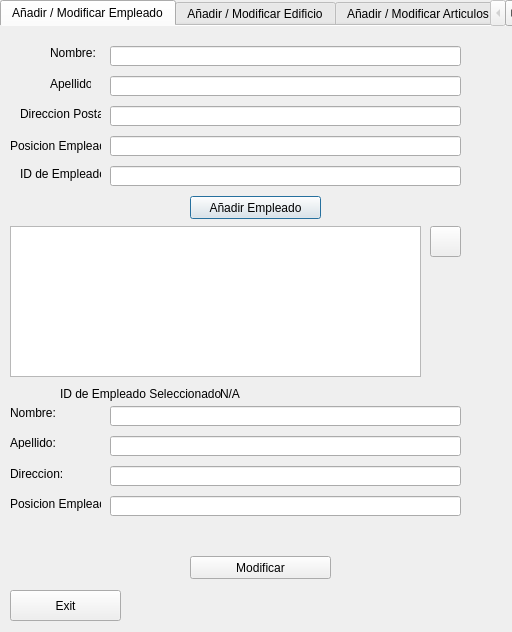
<?xml version="1.0" encoding="UTF-8"?>
<ui version="4.0">
 <class>Dialog</class>
 <widget class="QDialog" name="Dialog">
  <property name="geometry">
   <rect>
    <x>0</x>
    <y>0</y>
    <width>512</width>
    <height>632</height>
   </rect>
  </property>
  <property name="windowTitle">
   <string>Admin Page</string>
  </property>
  <widget class="QTabWidget" name="tabWidget">
   <property name="geometry">
    <rect>
     <x>0</x>
     <y>0</y>
     <width>521</width>
     <height>591</height>
    </rect>
   </property>
   <property name="currentIndex">
    <number>0</number>
   </property>
   <property name="documentMode">
    <bool>true</bool>
   </property>
   <widget class="QWidget" name="tabAddEmployee">
    <attribute name="title">
     <string>Añadir / Modificar Empleado</string>
    </attribute>
    <widget class="QLabel" name="label_2">
     <property name="geometry">
      <rect>
       <x>50</x>
       <y>20</y>
       <width>47</width>
       <height>13</height>
      </rect>
     </property>
     <property name="text">
      <string>Nombre:</string>
     </property>
    </widget>
    <widget class="QLabel" name="label_3">
     <property name="geometry">
      <rect>
       <x>50</x>
       <y>50</y>
       <width>41</width>
       <height>16</height>
      </rect>
     </property>
     <property name="text">
      <string>Apellido:</string>
     </property>
    </widget>
    <widget class="QLabel" name="label_4">
     <property name="geometry">
      <rect>
       <x>10</x>
       <y>110</y>
       <width>91</width>
       <height>20</height>
      </rect>
     </property>
     <property name="text">
      <string>Posicion Empleado:</string>
     </property>
    </widget>
    <widget class="QLabel" name="label_5">
     <property name="geometry">
      <rect>
       <x>20</x>
       <y>80</y>
       <width>81</width>
       <height>16</height>
      </rect>
     </property>
     <property name="text">
      <string>Direccion Postal:</string>
     </property>
    </widget>
    <widget class="QLabel" name="label_6">
     <property name="geometry">
      <rect>
       <x>20</x>
       <y>140</y>
       <width>81</width>
       <height>16</height>
      </rect>
     </property>
     <property name="text">
      <string>ID de Empleado:</string>
     </property>
    </widget>
    <widget class="QLineEdit" name="EmpNameLine">
     <property name="geometry">
      <rect>
       <x>110</x>
       <y>20</y>
       <width>351</width>
       <height>20</height>
      </rect>
     </property>
     <property name="readOnly">
      <bool>false</bool>
     </property>
    </widget>
    <widget class="QLineEdit" name="EmpLastNameLine">
     <property name="geometry">
      <rect>
       <x>110</x>
       <y>50</y>
       <width>351</width>
       <height>20</height>
      </rect>
     </property>
     <property name="readOnly">
      <bool>false</bool>
     </property>
    </widget>
    <widget class="QLineEdit" name="positionEmp">
     <property name="geometry">
      <rect>
       <x>110</x>
       <y>110</y>
       <width>351</width>
       <height>20</height>
      </rect>
     </property>
     <property name="readOnly">
      <bool>false</bool>
     </property>
    </widget>
    <widget class="QLineEdit" name="EmpAddressLine">
     <property name="geometry">
      <rect>
       <x>110</x>
       <y>80</y>
       <width>351</width>
       <height>20</height>
      </rect>
     </property>
     <property name="readOnly">
      <bool>false</bool>
     </property>
    </widget>
    <widget class="QLineEdit" name="EmpId">
     <property name="geometry">
      <rect>
       <x>110</x>
       <y>140</y>
       <width>351</width>
       <height>20</height>
      </rect>
     </property>
     <property name="readOnly">
      <bool>false</bool>
     </property>
    </widget>
    <widget class="QPushButton" name="addEmployeeButton">
     <property name="geometry">
      <rect>
       <x>190</x>
       <y>170</y>
       <width>131</width>
       <height>23</height>
      </rect>
     </property>
     <property name="text">
      <string>Añadir Empleado</string>
     </property>
    </widget>
    <widget class="QPushButton" name="refreshButton_3">
     <property name="geometry">
      <rect>
       <x>430</x>
       <y>200</y>
       <width>31</width>
       <height>31</height>
      </rect>
     </property>
     <property name="text">
      <string/>
     </property>
    </widget>
    <widget class="QPushButton" name="modifyEmp_button">
     <property name="geometry">
      <rect>
       <x>190</x>
       <y>530</y>
       <width>141</width>
       <height>23</height>
      </rect>
     </property>
     <property name="text">
      <string>Modificar</string>
     </property>
    </widget>
    <widget class="QListWidget" name="EmpList">
     <property name="geometry">
      <rect>
       <x>10</x>
       <y>200</y>
       <width>411</width>
       <height>151</height>
      </rect>
     </property>
    </widget>
    <widget class="QLabel" name="EmpLabel_2">
     <property name="geometry">
      <rect>
       <x>220</x>
       <y>360</y>
       <width>191</width>
       <height>16</height>
      </rect>
     </property>
     <property name="text">
      <string>N/A</string>
     </property>
    </widget>
    <widget class="QLabel" name="label_12">
     <property name="geometry">
      <rect>
       <x>60</x>
       <y>360</y>
       <width>161</width>
       <height>16</height>
      </rect>
     </property>
     <property name="text">
      <string>ID de Empleado Seleccionado:</string>
     </property>
    </widget>
    <widget class="QLabel" name="label_13">
     <property name="geometry">
      <rect>
       <x>10</x>
       <y>410</y>
       <width>47</width>
       <height>13</height>
      </rect>
     </property>
     <property name="text">
      <string>Apellido:</string>
     </property>
    </widget>
    <widget class="QLabel" name="label_14">
     <property name="geometry">
      <rect>
       <x>10</x>
       <y>380</y>
       <width>47</width>
       <height>13</height>
      </rect>
     </property>
     <property name="text">
      <string>Nombre:</string>
     </property>
    </widget>
    <widget class="QLineEdit" name="positionEmp_2">
     <property name="geometry">
      <rect>
       <x>110</x>
       <y>470</y>
       <width>351</width>
       <height>20</height>
      </rect>
     </property>
     <property name="readOnly">
      <bool>false</bool>
     </property>
    </widget>
    <widget class="QLabel" name="label_16">
     <property name="geometry">
      <rect>
       <x>10</x>
       <y>470</y>
       <width>91</width>
       <height>16</height>
      </rect>
     </property>
     <property name="text">
      <string>Posicion Empleado:</string>
     </property>
    </widget>
    <widget class="QLineEdit" name="EmpNameLine_2">
     <property name="geometry">
      <rect>
       <x>110</x>
       <y>380</y>
       <width>351</width>
       <height>20</height>
      </rect>
     </property>
     <property name="readOnly">
      <bool>false</bool>
     </property>
    </widget>
    <widget class="QLineEdit" name="clientLastNameLine_2">
     <property name="geometry">
      <rect>
       <x>110</x>
       <y>410</y>
       <width>351</width>
       <height>20</height>
      </rect>
     </property>
     <property name="readOnly">
      <bool>false</bool>
     </property>
    </widget>
    <widget class="QLabel" name="label_17">
     <property name="geometry">
      <rect>
       <x>10</x>
       <y>440</y>
       <width>91</width>
       <height>16</height>
      </rect>
     </property>
     <property name="text">
      <string>Direccion:</string>
     </property>
    </widget>
    <widget class="QLineEdit" name="direccionEmp">
     <property name="geometry">
      <rect>
       <x>110</x>
       <y>440</y>
       <width>351</width>
       <height>20</height>
      </rect>
     </property>
     <property name="readOnly">
      <bool>false</bool>
     </property>
    </widget>
   </widget>
   <widget class="QWidget" name="tabAddBuilding">
    <attribute name="title">
     <string>Añadir / Modificar Edificio</string>
    </attribute>
    <widget class="QLabel" name="BuildingMemLabel">
     <property name="geometry">
      <rect>
       <x>10</x>
       <y>50</y>
       <width>101</width>
       <height>21</height>
      </rect>
     </property>
     <property name="text">
      <string>Nivel de Membresía:</string>
     </property>
    </widget>
    <widget class="QLineEdit" name="buildingToAddMem">
     <property name="geometry">
      <rect>
       <x>110</x>
       <y>50</y>
       <width>151</width>
       <height>20</height>
      </rect>
     </property>
    </widget>
    <widget class="QLineEdit" name="buildingToAdd">
     <property name="geometry">
      <rect>
       <x>110</x>
       <y>10</y>
       <width>151</width>
       <height>20</height>
      </rect>
     </property>
    </widget>
    <widget class="QPushButton" name="addBuildingButton">
     <property name="geometry">
      <rect>
       <x>290</x>
       <y>30</y>
       <width>75</width>
       <height>23</height>
      </rect>
     </property>
     <property name="text">
      <string>Añadir</string>
     </property>
    </widget>
    <widget class="QListWidget" name="buildingList">
     <property name="geometry">
      <rect>
       <x>10</x>
       <y>80</y>
       <width>411</width>
       <height>331</height>
      </rect>
     </property>
    </widget>
    <widget class="QLabel" name="BuildingNameLabel">
     <property name="geometry">
      <rect>
       <x>20</x>
       <y>0</y>
       <width>101</width>
       <height>41</height>
      </rect>
     </property>
     <property name="text">
      <string>Nombre Edificio:</string>
     </property>
    </widget>
    <widget class="QLineEdit" name="buildingModify">
     <property name="geometry">
      <rect>
       <x>110</x>
       <y>470</y>
       <width>151</width>
       <height>20</height>
      </rect>
     </property>
    </widget>
    <widget class="QPushButton" name="modifyBuilding">
     <property name="geometry">
      <rect>
       <x>290</x>
       <y>490</y>
       <width>111</width>
       <height>23</height>
      </rect>
     </property>
     <property name="text">
      <string>Modificar Edificio</string>
     </property>
    </widget>
    <widget class="QLabel" name="BuildingNameLabel_2">
     <property name="geometry">
      <rect>
       <x>20</x>
       <y>460</y>
       <width>101</width>
       <height>41</height>
      </rect>
     </property>
     <property name="text">
      <string>Nombre Edificio:</string>
     </property>
    </widget>
    <widget class="QLineEdit" name="buildingToAddMem_2">
     <property name="geometry">
      <rect>
       <x>110</x>
       <y>510</y>
       <width>151</width>
       <height>20</height>
      </rect>
     </property>
    </widget>
    <widget class="QLabel" name="BuildingMemLabel_2">
     <property name="geometry">
      <rect>
       <x>10</x>
       <y>510</y>
       <width>101</width>
       <height>21</height>
      </rect>
     </property>
     <property name="text">
      <string>Nivel de Membresía:</string>
     </property>
    </widget>
    <widget class="QLabel" name="label_10">
     <property name="geometry">
      <rect>
       <x>10</x>
       <y>440</y>
       <width>161</width>
       <height>16</height>
      </rect>
     </property>
     <property name="text">
      <string>Nombre Edificio Seleccionado:</string>
     </property>
    </widget>
    <widget class="QLabel" name="buildSelecLabel">
     <property name="geometry">
      <rect>
       <x>170</x>
       <y>440</y>
       <width>191</width>
       <height>16</height>
      </rect>
     </property>
     <property name="text">
      <string>N/A</string>
     </property>
    </widget>
    <widget class="QPushButton" name="refreshButton">
     <property name="geometry">
      <rect>
       <x>430</x>
       <y>80</y>
       <width>31</width>
       <height>31</height>
      </rect>
     </property>
     <property name="text">
      <string/>
     </property>
    </widget>
   </widget>
   <widget class="QWidget" name="tabAddArticles">
    <attribute name="title">
     <string>Añadir / Modificar Articulos</string>
    </attribute>
    <widget class="QLabel" name="IdNumberLabel">
     <property name="geometry">
      <rect>
       <x>20</x>
       <y>20</y>
       <width>101</width>
       <height>41</height>
      </rect>
     </property>
     <property name="text">
      <string>Numero ID:</string>
     </property>
    </widget>
    <widget class="QLineEdit" name="itemToAddId">
     <property name="geometry">
      <rect>
       <x>110</x>
       <y>30</y>
       <width>151</width>
       <height>20</height>
      </rect>
     </property>
    </widget>
    <widget class="QPushButton" name="addItemButton">
     <property name="geometry">
      <rect>
       <x>290</x>
       <y>70</y>
       <width>75</width>
       <height>23</height>
      </rect>
     </property>
     <property name="text">
      <string>Añadir</string>
     </property>
    </widget>
    <widget class="QListWidget" name="itemList">
     <property name="geometry">
      <rect>
       <x>10</x>
       <y>160</y>
       <width>411</width>
       <height>241</height>
      </rect>
     </property>
    </widget>
    <widget class="QLineEdit" name="itemToAddName">
     <property name="geometry">
      <rect>
       <x>110</x>
       <y>70</y>
       <width>151</width>
       <height>20</height>
      </rect>
     </property>
    </widget>
    <widget class="QLabel" name="ProdNameLabel">
     <property name="geometry">
      <rect>
       <x>20</x>
       <y>60</y>
       <width>101</width>
       <height>41</height>
      </rect>
     </property>
     <property name="text">
      <string>Nombre Producto:</string>
     </property>
    </widget>
    <widget class="QLineEdit" name="itemToAddPrice">
     <property name="geometry">
      <rect>
       <x>110</x>
       <y>110</y>
       <width>151</width>
       <height>20</height>
      </rect>
     </property>
    </widget>
    <widget class="QLabel" name="prodPriceLabel">
     <property name="geometry">
      <rect>
       <x>20</x>
       <y>100</y>
       <width>101</width>
       <height>41</height>
      </rect>
     </property>
     <property name="text">
      <string>Precio:</string>
     </property>
    </widget>
    <widget class="QLabel" name="label_9">
     <property name="geometry">
      <rect>
       <x>10</x>
       <y>420</y>
       <width>181</width>
       <height>16</height>
      </rect>
     </property>
     <property name="text">
      <string>Numero ID de Producto Seleccionado:</string>
     </property>
    </widget>
    <widget class="QLineEdit" name="itemModify_1">
     <property name="geometry">
      <rect>
       <x>120</x>
       <y>490</y>
       <width>151</width>
       <height>20</height>
      </rect>
     </property>
    </widget>
    <widget class="QPushButton" name="ModItemButton">
     <property name="geometry">
      <rect>
       <x>300</x>
       <y>490</y>
       <width>141</width>
       <height>23</height>
      </rect>
     </property>
     <property name="text">
      <string>Modificar Producto</string>
     </property>
    </widget>
    <widget class="QLineEdit" name="itemModify">
     <property name="geometry">
      <rect>
       <x>120</x>
       <y>450</y>
       <width>151</width>
       <height>20</height>
      </rect>
     </property>
    </widget>
    <widget class="QLabel" name="prodPriceLabel_2">
     <property name="geometry">
      <rect>
       <x>30</x>
       <y>520</y>
       <width>101</width>
       <height>41</height>
      </rect>
     </property>
     <property name="text">
      <string>Precio:</string>
     </property>
    </widget>
    <widget class="QLabel" name="ProdNameLabel_2">
     <property name="geometry">
      <rect>
       <x>30</x>
       <y>480</y>
       <width>101</width>
       <height>41</height>
      </rect>
     </property>
     <property name="text">
      <string>Nombre Producto:</string>
     </property>
    </widget>
    <widget class="QLineEdit" name="itemModify_2">
     <property name="geometry">
      <rect>
       <x>120</x>
       <y>530</y>
       <width>151</width>
       <height>20</height>
      </rect>
     </property>
    </widget>
    <widget class="QLabel" name="IdNumberLabel_2">
     <property name="geometry">
      <rect>
       <x>30</x>
       <y>440</y>
       <width>101</width>
       <height>41</height>
      </rect>
     </property>
     <property name="text">
      <string>Numero ID:</string>
     </property>
    </widget>
    <widget class="QLabel" name="prodSelecLabel">
     <property name="geometry">
      <rect>
       <x>200</x>
       <y>420</y>
       <width>47</width>
       <height>16</height>
      </rect>
     </property>
     <property name="text">
      <string>N/A</string>
     </property>
    </widget>
    <widget class="QPushButton" name="refreshButton_2">
     <property name="geometry">
      <rect>
       <x>430</x>
       <y>160</y>
       <width>31</width>
       <height>31</height>
      </rect>
     </property>
     <property name="text">
      <string/>
     </property>
    </widget>
   </widget>
   <widget class="QWidget" name="tabAdminModify">
    <attribute name="title">
     <string>Borrar</string>
    </attribute>
    <widget class="QListWidget" name="EmployeeListDel">
     <property name="geometry">
      <rect>
       <x>0</x>
       <y>30</y>
       <width>481</width>
       <height>151</height>
      </rect>
     </property>
    </widget>
    <widget class="QListWidget" name="BuildingListDel">
     <property name="geometry">
      <rect>
       <x>0</x>
       <y>220</y>
       <width>481</width>
       <height>151</height>
      </rect>
     </property>
    </widget>
    <widget class="QListWidget" name="ProductListDel">
     <property name="geometry">
      <rect>
       <x>0</x>
       <y>410</y>
       <width>481</width>
       <height>151</height>
      </rect>
     </property>
    </widget>
    <widget class="QLabel" name="label">
     <property name="geometry">
      <rect>
       <x>10</x>
       <y>390</y>
       <width>241</width>
       <height>21</height>
      </rect>
     </property>
     <property name="styleSheet">
      <string notr="true">font-size: 10pt; font: bold;</string>
     </property>
     <property name="text">
      <string>Product List:</string>
     </property>
    </widget>
    <widget class="QLabel" name="label_7">
     <property name="geometry">
      <rect>
       <x>10</x>
       <y>200</y>
       <width>241</width>
       <height>21</height>
      </rect>
     </property>
     <property name="styleSheet">
      <string notr="true">font-size: 10pt; font: bold;</string>
     </property>
     <property name="text">
      <string>Buiding List:</string>
     </property>
    </widget>
    <widget class="QLabel" name="label_8">
     <property name="geometry">
      <rect>
       <x>10</x>
       <y>10</y>
       <width>241</width>
       <height>21</height>
      </rect>
     </property>
     <property name="styleSheet">
      <string notr="true">font-size: 10pt; font: bold;</string>
     </property>
     <property name="text">
      <string>Person List:</string>
     </property>
    </widget>
   </widget>
  </widget>
  <widget class="QPushButton" name="returnMain">
   <property name="geometry">
    <rect>
     <x>10</x>
     <y>590</y>
     <width>111</width>
     <height>31</height>
    </rect>
   </property>
   <property name="text">
    <string>Exit</string>
   </property>
  </widget>
 </widget>
 <resources/>
 <connections/>
</ui>
